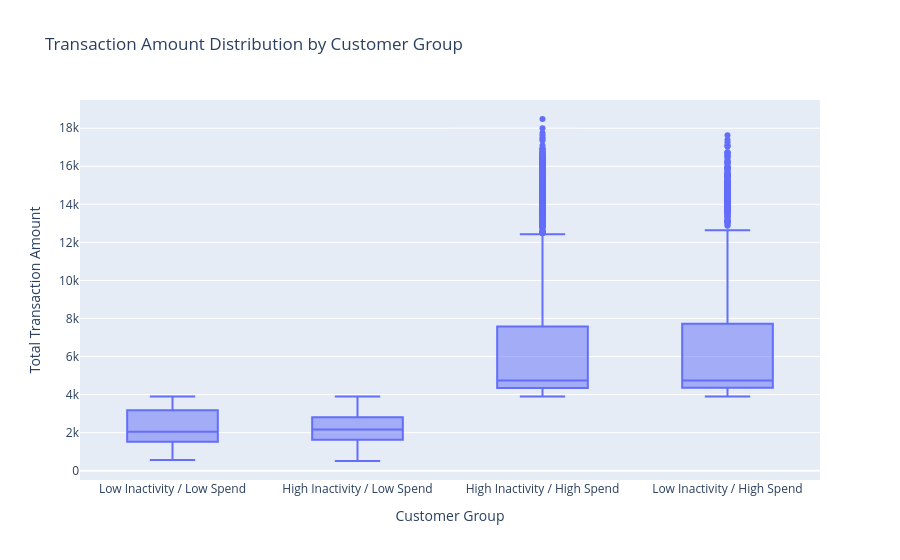

Here is the notebook cell this chart was saved with:
### Markdown cell above
The results show that High Inactivity/ LowSpend have the highest churn rate at 31% suggesting that customers with low spend are more likely to leave.
Interestingly, High Inactivity/High Spend have a lower churn rate of at 7%, this group is less likely to churn a drop to inactivity after high spending can be a red flag for fraud. This column should be monitored to see as fraudsters may make large transactions and then stop using the account.
The main driver for customer churn is inactivity shown in this graph but the spend level can help track the risk of potential fraud.

### Code cell
sns.set_style('whitegrid')
plt.figure(figsize=(12,6))
fig = px.box(
    df_clean,
    x='Customer_Group',
    y='Total_Trans_Amt',
    title= 'Transaction Amount Distribution by Customer Group',
    labels={
        'Customer_Group': 'Customer Group',
        'Total_Trans_Amt': 'Total Transaction Amount '
    }
)

fig.show()

### Figure 1 — Plotly figure (JSON) as saved in the notebook; plotly's stock layout.template omitted (floating-point values rounded to 4 significant figures; data arrays with more than 128 entries replaced by an {"elided": "..."} marker saying what was removed)
{"data": [{"alignmentgroup": "True", "hovertemplate": "Customer Group=%{x}<br>Total Transaction Amount =%{y}<extra></extra>", "legendgroup": "", "marker": {"color": "#636efa"}, "name": "", "notched": false, "offsetgroup": "", "orientation": "v", "showlegend": false, "type": "box", "x": {"elided": "10127 str values"}, "x0": " ", "xaxis": "x", "y": {"elided": "10127 int values"}, "y0": " ", "yaxis": "y"}], "layout": {"boxmode": "group", "legend": {"tracegroupgap": 0}, "title": {"text": "Transaction Amount Distribution by Customer Group"}, "xaxis": {"anchor": "y", "domain": [0, 1], "title": {"text": "Customer Group"}}, "yaxis": {"anchor": "x", "domain": [0, 1], "title": {"text": "Total Transaction Amount "}}}}
